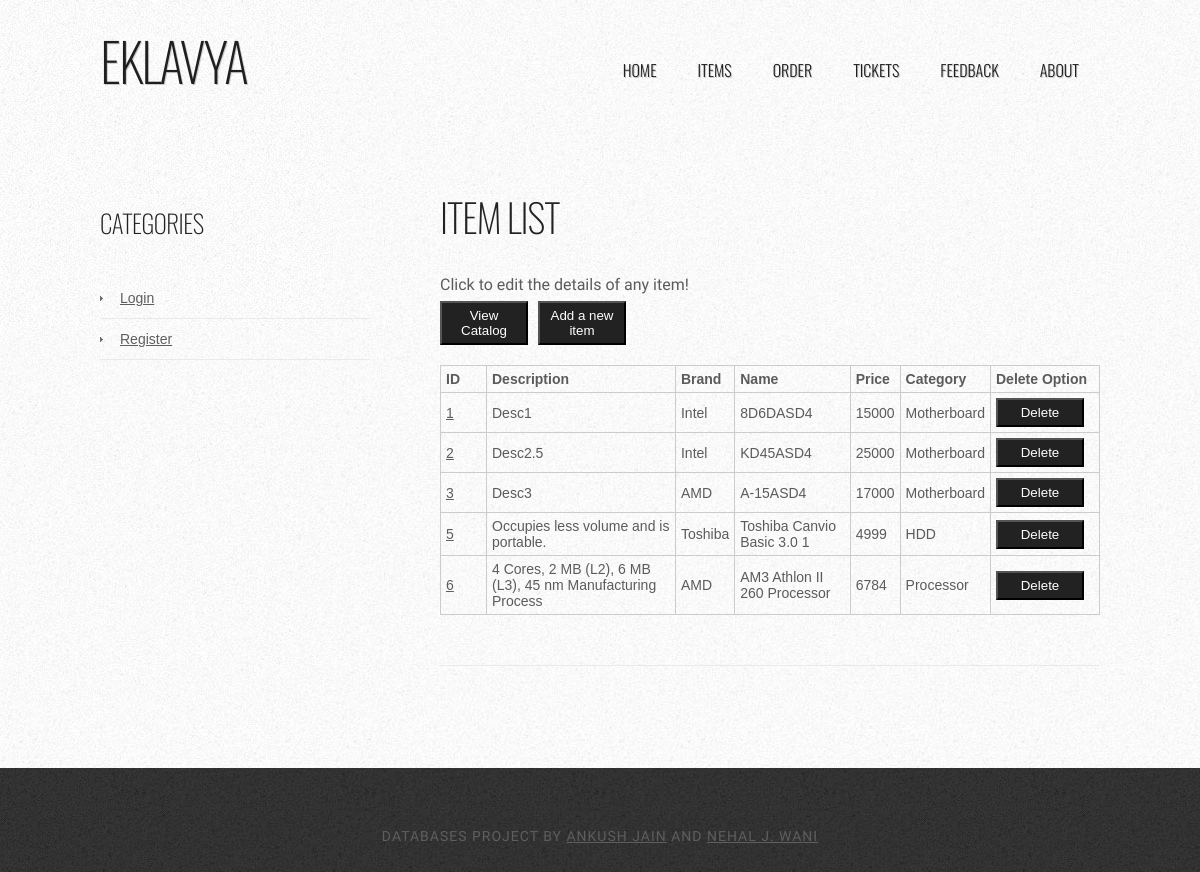
The page /item.php on the database as committed earlier.
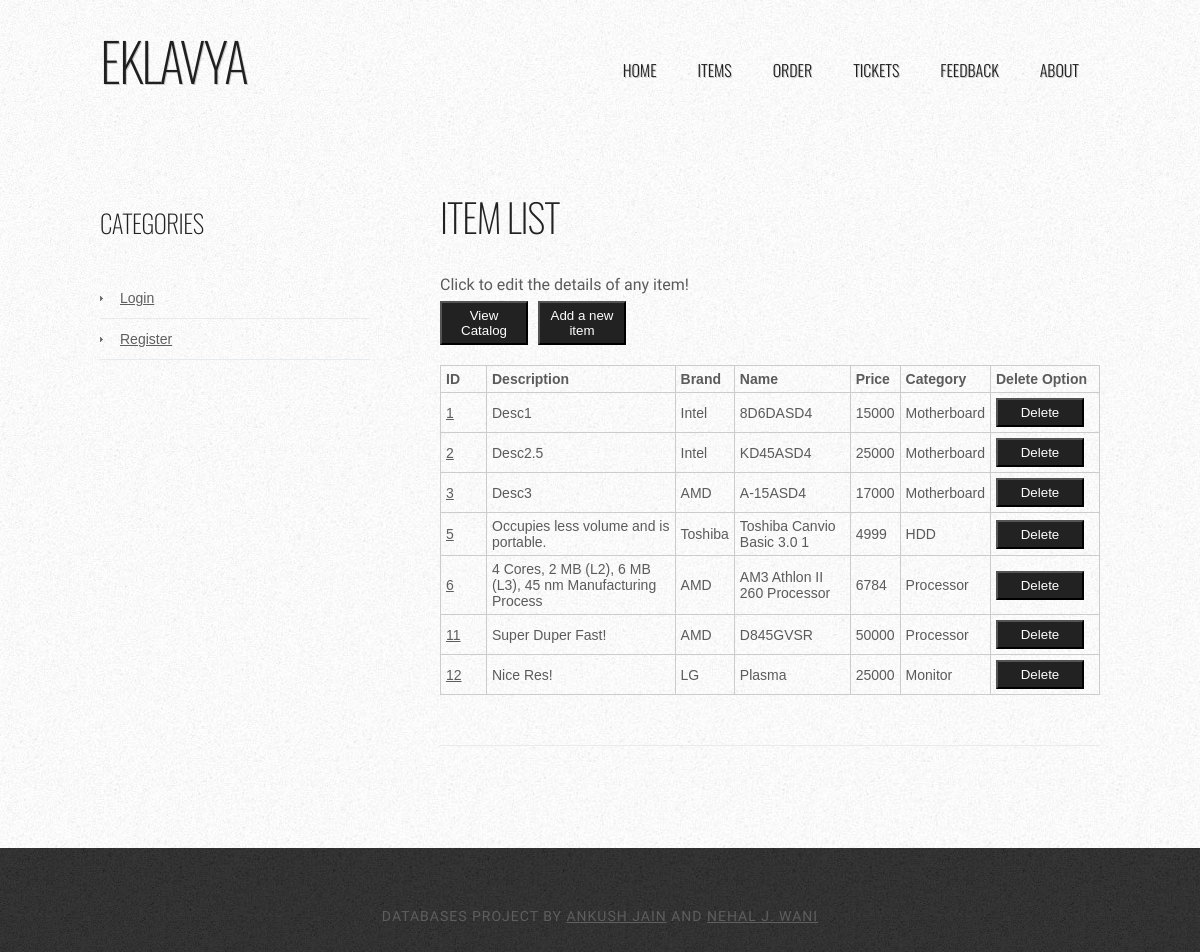
The same page on the database as committed later.
### tables this page shows
CREATE TABLE `Items` (
  `ID` int(10) NOT NULL AUTO_INCREMENT,
  `Description` varchar(1000) DEFAULT NULL,
  `Brand` varchar(50) DEFAULT NULL,
  `Name` varchar(100) DEFAULT NULL,
  `Price` int(8) DEFAULT NULL,
  `Category` varchar(50) DEFAULT NULL,
  PRIMARY KEY (`ID`),
  KEY `Brand` (`Brand`),
  CONSTRAINT `Items_ibfk_1` FOREIGN KEY (`Brand`) REFERENCES `Brand` (`Name`) ON DELETE CASCADE ON UPDATE CASCADE
);

### essential.php (the view, shortened to what this page needs)
<?php
function dbconnect(){
	$con = mysql_connect('','','');
	if(!$con){
		die("Error in connection!");
	}
	else {
		$chooseDB = "USE dbapp";
		$fetchDB = mysql_query( $chooseDB , $con);
	}
}
function execute($query){
	GLOBAL $con;
	$result = mysql_query($query,$con);
	if(!$result){
		echo mysql_error();
		die("Cannot execute the query ".$query);
	}
	else{
		return $result;
	}
}
function generateItems2($query){
	$result=execute($query);
	$string="";
	while($rows = mysql_fetch_assoc($result)){
		$string.="<tr>";
		$count=0;
		foreach($rows as $row){
			if($count==0){
				if($_SESSION['ID']==0)
					$string.="<td><a href=editItem.php?ID=".$rows['ID']."&Category=".$rows['Category'].">".$row."</a></td>";
				else
					$string.="<td>".$row."</td>";
			}
			else{
				$string.="<td>".$row."</td>";
			}
			$count++;
		}
		if($_SESSION['ID']==0){
			$string.="<td><button type='submit' class='more' name='delID' value=".$rows['ID']." >Delete</button></a></td></tr>";
		}
		else
			$string.="</tr>";
	}
	return $string;
}
?>

### header.php (shortened to what this page needs)
<!DOCTYPE html PUBLIC "-//W3C//DTD XHTML 1.0 Strict//EN" "http://www.w3.org/TR/xhtml1/DTD/xhtml1-strict.dtd">
<?php
$file = $_SERVER['PHP_SELF'];
$filearray = explode(".php", $file);
$file = $filearray[0];
$filearray = explode("/", $file);
$file = $filearray[2];
?>
<html xmlns="http://www.w3.org/1999/xhtml">
<head>
<link href="style.css" rel="stylesheet" type="text/css" media="screen" />
</head>
<body>
<div id="wrapper">
	<div id="header-wrapper">
		<div id="header" class="container">
			<div id="logo">
				<h1><a href="#">Eklavya</a></h1>
			</div>
			<div id="menu">
				<ul>
					<?php if($_SESSION['ID']=="0"){ ?>
					<li <?php if($file == "index") echo "class=\"current_page_item\""; ?>><a href="index.php">Home</a></li>
					<li <?php if($file == "item") echo "class=\"current_page_item\""; ?>><a href="item.php">Items</a></li>
					<li <?php if($file == "viewOrders") echo "class=\"current_page_item\""; ?>><a href="viewOrders.php">Orders</a></li>
					<li <?php if($file == "feedback") echo "class=\"current_page_item\""; ?>><a href="feedback.php">Feedback</a></li>
					<li <?php if($file == "ticket") echo "class=\"current_page_item\""; ?>><a href="ticket.php">Tickets</a></li>
					<li <?php if($file == "about") echo "class=\"current_page_item\""; ?>><a href="about.php">About</a></li>
					<?php }else{ ?>
					<li <?php if($file == "index") echo "class=\"current_page_item\""; ?>><a href="index.php">Home</a></li>
					<li <?php if($file == "selectItems") echo "class=\"current_page_item\""; ?> ><a href="selectItems.php">Items</a></li>
					<li <?php if($file == "newOrder") echo "class=\"current_page_item\""; ?>><a href="newOrder.php">Order</a></li>
					<li <?php if($file == "raiseTicket") echo "class=\"current_page_item\""; ?>><a href="raiseTicket.php">Tickets</a></li>
					<li <?php if($file == "giveFeedback") echo "class=\"current_page_item\""; ?>><a href="giveFeedback.php">Feedback</a></li>
					<li <?php if($file == "about") echo "class=\"current_page_item\""; ?>><a href="about.php">About</a></li>
					<?php } ?>
				</ul>
			</div>
		</div>
	</div>
	<div id="page">
		<div id="content">

### item.php (shortened to what this page needs)
<?php include_once('header.php'); ?>
<?php
	include"essential.php";
	$query="SELECT * FROM Items";
?>
<div class="post">
	<h2 class="title"><a href="#">Item List </a></h2>
	<div style="clear: both;">&nbsp;</div>
<?php if($_SESSION['ID']==0){
?>
        <p class="meta">
	<span class="date">Click to edit the details of any item!</span>
        </p>
	<button type="button" id='view' class="more">View Catalog</button>
	<button type="button" id='add' class="more">Add a new item</button>
<?php }
?>
<br><br><br><br>
	<div class="entry">
	<form method="POST" action="dbentry.php" name="delete">
		<table class="item-table" id="itemDetails">
				<tr>
					<td>ID</td>
					<td>Description</td>
					<td>Brand</td>
					<td>Name</td>
					<td>Price</td>
					<td>Category</td>
					<?php if($_SESSION['ID']==0){
                                        ?>
                                        <td>Delete Option</td>
                                        <?php }
                                        ?>
				</tr>
			<?php echo generateItems2($query); ?>
		</table>
                </form>
	</div>
</div>
<?php include_once('footer.php'); ?>

### footer.php (shortened to what this page needs)
			<div style="clear: both;">&nbsp;</div>
		</div>
		<div id="sidebar">
			<ul>
				<li>
					<h2>Categories</h2>
					<ul class="side-list">
						<?php
							if(!isset($_SESSION['Username'])){
						?>		<li><a href="index.php">Login</a></li>
								<li><a href="registration.php">Register</a></li>
						<?php	}
						?>
					</ul>
				</li>
			</ul>
		</div>
		<div style="clear: both;">&nbsp;</div>
	</div>
</div>
<div id="footer">
	<p>	Databases Project by <a href="#">Ankush Jain</a> and <a href="#">Nehal J. Wani</a></p>
</div>
</body>
</html>

### style.css (style rules this page uses)
body { margin: 0; padding: 0; background: #050505 url(images/img01.jpg) repeat; font-family: Arial, Helvetica, sans-serif; font-size: 14px; color: #5B5B5B; }
h1, h2, h3 { margin: 0; padding: 0; text-transform: uppercase; font-weight: normal; font-family: 'Oswald', sans-serif; font-weight: 200; color: #222222; }
h1 { font-size: 2em; }
h2 { font-size: 2.8em; }
p, ul, ol { margin-top: 0; line-height: 180%; }
a { color: #5E5E5E; }
#wrapper { background: #FFFFFF url(images/img05.jpg) repeat; }
.container { width: 1000px; margin: 0px auto; }
#header-wrapper { overflow: hidden; }
#header { width: 1000px; height: 150px; margin: 0 auto; padding: 0px 0px; }
#logo { float: left; width: 300px; margin: 0; padding: 0; color: #FFFFFF; }
#logo h1 { line-height: 120px; letter-spacing: -2px; font-size: 3.8em; }
#logo h1 a { color: #1F1F1F; text-shadow: 1px 1px 0px rgba(0,0,0,.2); }
#logo a { border: none; background: none; text-decoration: none; color: #000000; }
#menu { float: right; width: 500px; height: 90px; margin: 0 auto; padding: 0; }
#menu ul { float: right; margin: 0; padding: 20px 0px 0px 0px; list-style: none; line-height: normal; }
#menu li { float: left; }
#menu a { display: block; line-height: 100px; margin-right: 1px; padding: 0px 20px 0px 20px; text-decoration: none; text-align: center; text-shadow: 1px 1px 0px rgba(0,0,0,.2); text-transform: uppercase; font-family: 'Oswald', sans-serif; font-size: 16px; font-weight: 300; color: #1F1F1F; border: none; }
#page { width: 1000px; margin: 0 auto; padding: 30px 0px; }
#content { float: right; width: 660px; padding: 0px 0px 0px 0px; }
.post { overflow: hidden; margin-bottom: 40px; border-bottom: 1px solid #E7EBED; }
.post .title { padding: 7px 0px 0px 0px; letter-spacing: -1px; }
.post .title a { border: none; text-decoration: none; color: #222222; }
.post .meta { margin-bottom: 30px; padding: 10px 0px 0px 0px; text-align: left; font-family: 'Abel', sans-serif; font-size: 16px; font-weight: 300; }
.post .meta .date { float: left; }
.post .entry { padding: 0px 0px 40px 0px; text-align: justify; }
.more { display: block; float: left; width: 88px; padding: 5px 5px; margin-right: 10px; background: #222222; color: #FFFFFF; text-align: center; text-decoration: none; }
#sidebar { float: left; width: 270px; margin: 0px; padding: 30px 0px 0px 0px; }
#sidebar ul { margin: 0; padding: 0; list-style: none; }
#sidebar li { margin: 0; padding: 0; }
#sidebar li ul { margin: 0px 0px; padding-bottom: 30px; }
#sidebar li li { line-height: 40px; border-bottom: 1px solid #E7EBED; margin: 0px 0px; border-left: none; }
#sidebar li li a { padding: 0px 0px 0px 20px; background: url(images/img04.jpg) no-repeat left 50%; }
#sidebar h2 { height: 38px; padding: 0px 0px 30px 0px; letter-spacing: -.5px; font-size: 1.8em; color: #222222; }
#sidebar a { border: none; }
#footer { height: 140px; margin: 0 auto; padding: 50px 0 15px 0; font-family: 'Abel', sans-serif; }
#footer p { margin: 0; padding-top: 10px; letter-spacing: 1px; line-height: normal; font-size: 14px; text-transform: uppercase; text-align: center; color: #5E5E5E; }
#footer a { color: #5E5E5E; }
table, tr, td { border-collapse: collapse; margin-bottom: 10px; }
td { text-align: left; }
.item-table tr:nth-child(1) { font-weight: bold; }
.item-table td { min-width: 35px; padding: 5px; border: 1px solid #CCC; }

Rows that differ between the two databases and show on the page:
added items: ID "11", Description "Super Duper Fast!", Brand "AMD", Name "D845GVSR", Price "50000", Category "Processor"
added items: ID "12", Description "Nice Res!", Brand "LG", Name "Plasma", Price "25000", Category "Monitor"
